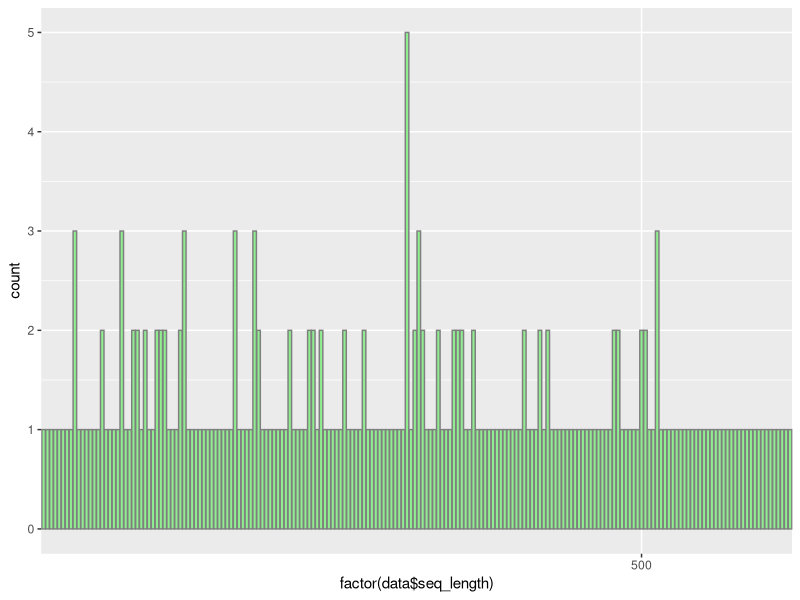

The R script that drew this image:
setwd("/net/cremi/amlaport/espaces/travail/M2_bioinfo/DEA/DataMining_On_Proteins/")
library(ggplot2)
#Loading the csv with all protein needed values
data<-read.csv("clusters.csv",sep=",")
#displaying histogram of the desired criteria (change the data$ value to display other histograms)
ggplot(as.data.frame(data$seq_length), aes(x=factor(data$seq_length))) + 
  geom_bar(fill="lightgreen", color="grey50") + 
  scale_x_discrete(breaks=seq(0,35000,by=250))
